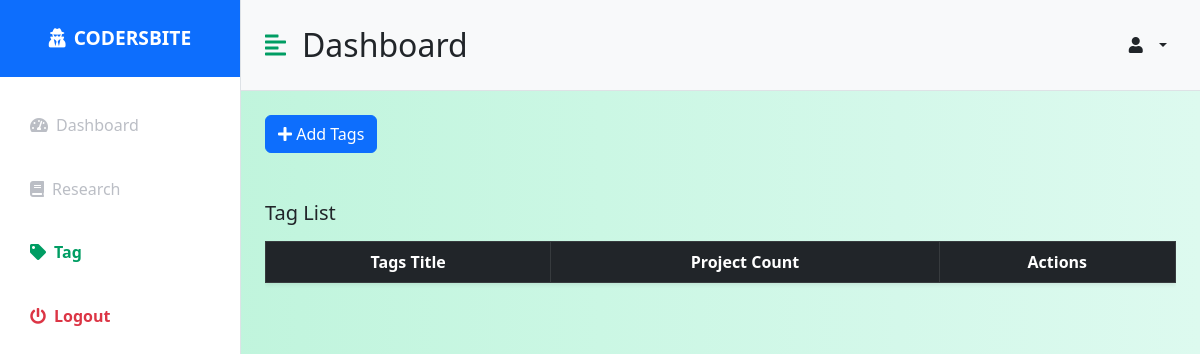
/Tag/, run on an earlier commit of the app's database.
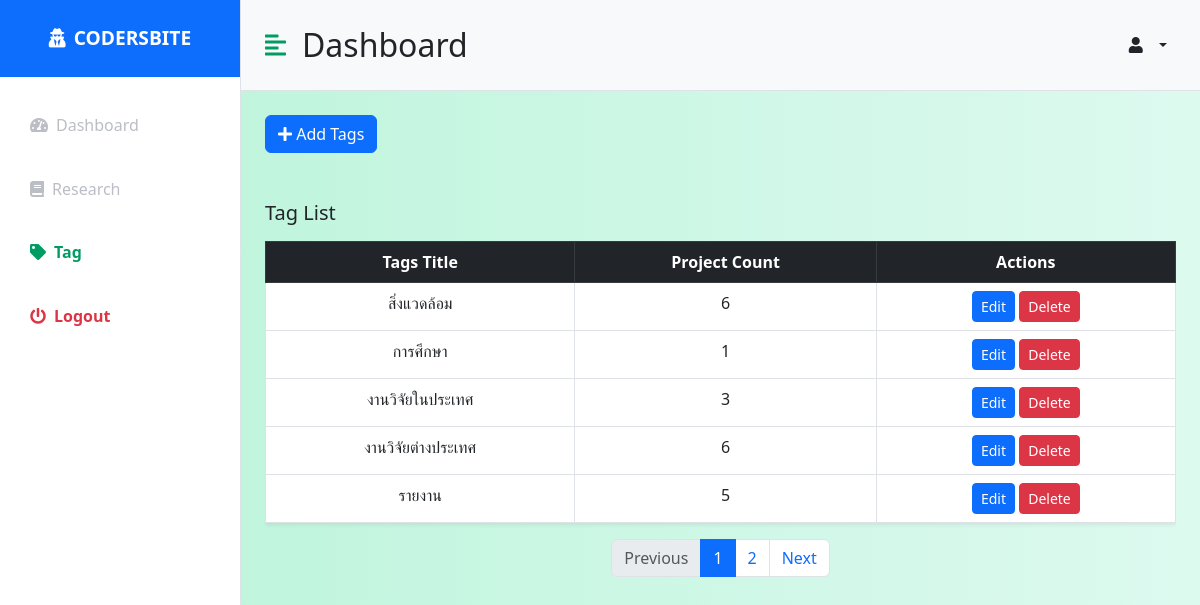
And on a later commit of the database.
### research_app/models.py (models this page shows, shortened)
class TagModel(models.Model):
    name = models.CharField(max_length=255)
    created_time = models.DateTimeField(auto_now_add=True)
    updated_time = models.DateTimeField(auto_now=True)
    created_by = models.ForeignKey(User, related_name='created_tags', on_delete=models.CASCADE, null=True, blank=True, editable=False)
    updated_by = models.ForeignKey(User, related_name='updated_tags', on_delete=models.CASCADE, null=True, blank=True, editable=False)

### research_app/views.py (the view)
# urls.py: path('Tag/', views.tag_list, name='tag_list'),
def tag_list (request):
    tags = TagModel.objects.annotate(project_count=Count('projects'))
    admin = request.user
    page = request.GET.get('page', 1)
    paginator = Paginator(tags, 5)
    try:
        tagspage = paginator.page(page)
    except PageNotAnInteger:
        tagspage = paginator.page(1)
    except EmptyPage:
        tagspage = paginator.page(paginator.num_pages)
    return render (request, 'admins/tag_crud/tag_list.html',{'admin':admin,'tagspage':tagspage })

### research_app/templates/admins/tag_crud/tag_list.html (shortened to what the changed rows need)
{% load static %}
<!DOCTYPE html>
<html lang="en">
<head>
    <link href="https://cdn.jsdelivr.net/npm/bootstrap@5.3.0/dist/css/bootstrap.min.css" rel="stylesheet">
    <link href="https://cdnjs.cloudflare.com/ajax/libs/select2/4.0.13/css/select2.min.css" rel="stylesheet">
    <link rel="stylesheet" href="https://cdnjs.cloudflare.com/ajax/libs/font-awesome/5.15.3/css/all.min.css">
    <link rel="stylesheet" href="{% static 'css/styles.css' %}">
</head>
<body>
    <div class="d-flex" id="wrapper">
        <div id="page-content-wrapper">
            <nav class="navbar navbar-expand-lg navbar-light bg-light py-4 px-4 border-bottom">
                <div class="d-flex align-items-center">
                  <h2 class="fs-2 m-0">Dashboard</h2>
                </div>
              </nav>
            <div class="container-fluid px-4">
                <div class="row my-5">
                    <div class="col">
                        <div class="table-responsive">
                            <table class="table table-bordered table-hover shadow-sm text-center">
                                <thead class="table-dark">
                                    <tr>
                                        <th scope="col">Tags Title</th>
                                        <th scope="col">Project Count</th>
                                        <th scope="col">Actions</th>
                                    </tr>
                                </thead>
                                <tbody>
                                    {% for tag in tagspage %}
                                    <tr>
                                        <td>{{ tag.name }}</td>
                                        <td>{{ tag.project_count }}</td>
                                        <td>
                                            <button class="btn btn-sm btn-primary" data-bs-toggle="modal" data-bs-target="#editTagModal-{{ tag.id }}" title="เเก้ไขข้อมูล Tag">
                                                Edit
                                            </button>
                                            <button class="btn btn-sm btn-danger" data-bs-toggle="modal" data-bs-target="#deleteTagModal-{{ tag.id }}" title="ลบข้อมูล Tag">
                                                Delete
                                            </button>
                                        </td>
                                    </tr>
                                    {% endfor %}
                                </tbody>
                            </table>
                        </div>
                        <nav aria-label="Page navigation">
                            {% if tagspage.has_other_pages %}
                            <ul class="pagination justify-content-center">
                                {% if tagspage.has_previous %}
                                <li class="page-item">
                                    <a class="page-link" href="?page={{ tagspage.previous_page_number }}">Previous</a>
                                </li>
                                {% else %}
                                <li class="page-item disabled">
                                    <span class="page-link">Previous</span>
                                </li>
                                {% endif %}
                                {% for i in tagspage.paginator.page_range %}
                                {% if tagspage.number == i %}
                                <li class="page-item active">
                                    <span class="page-link">{{ i }}</span>
                                </li>
                                {% else %}
                                <li class="page-item">
                                    <a class="page-link" href="?page={{ i }}">{{ i }}</a>
                                </li>
                                {% endif %}
                                {% endfor %}
                                {% if tagspage.has_next %}
                                <li class="page-item">
                                    <a class="page-link" href="?page={{ tagspage.next_page_number }}">Next</a>
                                </li>
                                {% else %}
                                <li class="page-item disabled">
                                    <span class="page-link">Next</span>
                                </li>
                                {% endif %}
                            </ul>
                            {% endif %}
                        </nav>
                    </div>
                </div>
            </div>
        </div>
    </div>
</body>
</html>

What changed in the data, as far as the page shows it:
added TagModel: name "สิ่งแวดล้อม", project_count "6"
added TagModel: name "การศึกษา", project_count "1"
added TagModel: name "งานวิจัยในประเทศ", project_count "3"
added TagModel: name "งานวิจัยต่างประเทศ", project_count "6"
added TagModel: name "รายงาน", project_count "5"
Also different on the page:
text now shown: "Previous Next"
new list line: "1"
new list line: "2"
